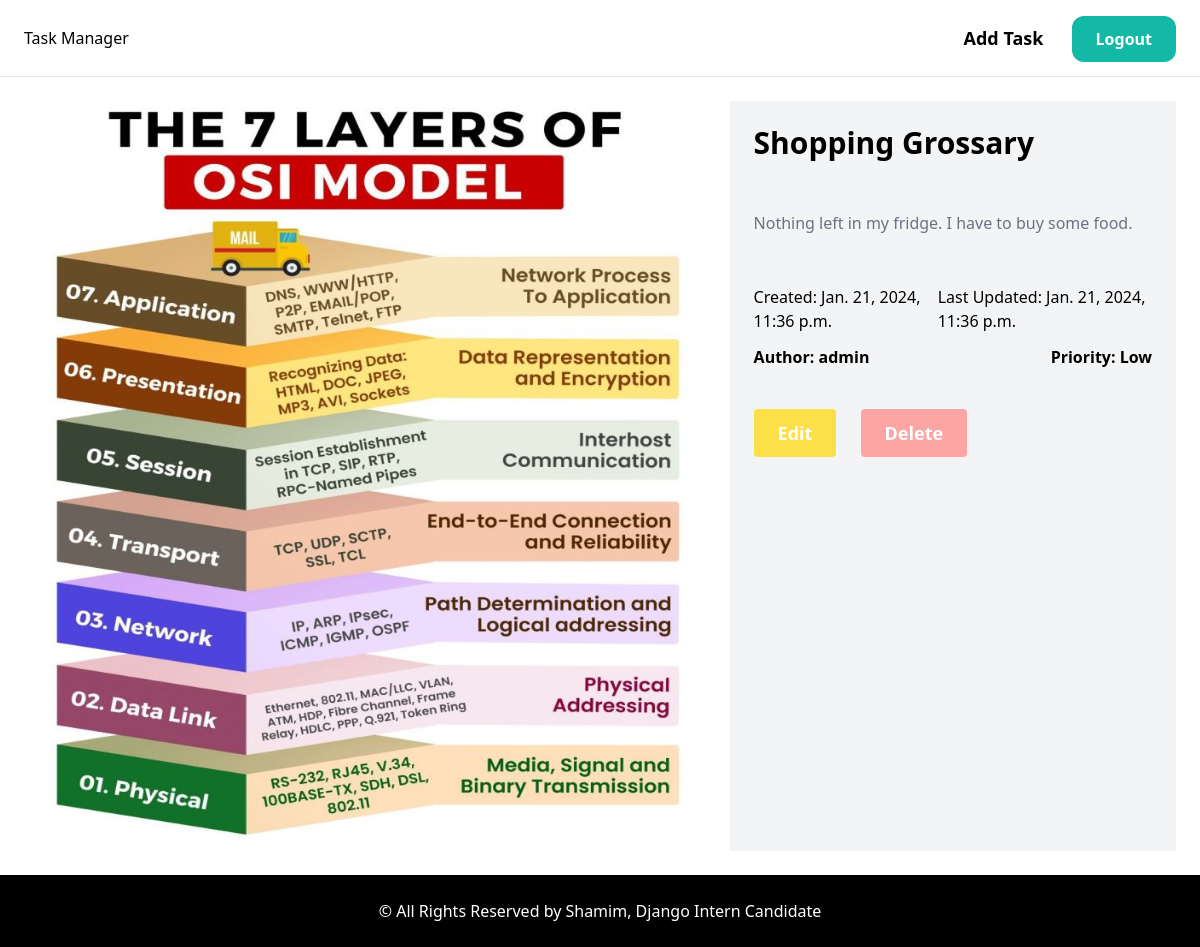
The page /tasks/1/ (signed in) on the database its author committed.
### tasks/models.py (models this page shows)
class Task(models.Model):
    priority = models.ForeignKey(Priority, related_name='tasks', on_delete=models.CASCADE)
    title = models.CharField(max_length=255, null=False, blank=False)
    description = models.TextField(null=False, blank=False)
    image = models.ImageField(upload_to="images", blank=True, null=True)
    created_by = models.ForeignKey(User, related_name="tasks", on_delete=models.CASCADE)
    is_complete = models.BooleanField(default=False)
    create_at = models.DateTimeField(auto_now_add=True)
    updated_at = models.DateTimeField(auto_now=True)

class Priority(models.Model):
    name = models.CharField(max_length=10)
    def __str__(self) -> str:
        return self.name

### tasks/views.py (the view)
# urls.py: path("<int:pk>/", views.detail, name="detail"),
@login_required
def detail(request, pk):
    task =  get_object_or_404(Task, pk=pk)
    return render(request, 'tasks/details.html', {"task": task})

### tasks/templates/tasks/details.html (shortened to what this page needs)
{% extends "core/base.html" %}
{% block content %}
    <div class="grid grid-cols-5 gap-6">
        <div class="col-span-3 bg-yellow-500">
            <img src="{{ task.image.url }}" alt="{{ task.title }} image is loading..." style="height:750px; width:100%;">
        </div>
        <div class="p-6 col-span-2 w-full bg-gray-100">
            <h1 class="text-3xl font-bold">{{ task.title }}</h1>
            <p class="my-[50px] text-gray-500">{{ task.description }}</p>
            <div class="flex justify-between items-center mb-3">
                <p>Created: {{ task.create_at }}</p>
                <p>Last Updated: {{ task.updated_at }}</p>
            </div>
            <div class="flex justify-between items-center">
                <p><strong>Author: {{ task.created_by.username }}</strong></p>
                <p><strong>Priority: {{ task.priority }}</strong></p>
            </div>
            <div class="mt-[50px]">
                <a href="{% url 'tasks:edit' pk=task.id %}" class="me-5 text-lg rounded px-6 py-3 bg-yellow-300 font-semibold hover:bg-yellow-500 text-white">Edit</a>
                <a href="{% url 'tasks:delete' pk=task.id %}" class="me-5 text-lg rounded px-6 py-3 bg-red-300 font-semibold hover:bg-red-500 text-white">Delete</a>
            </div>
        </div>
    </div>
{% endblock content %}

### rows shown on the page
Task: image (picture), title "Shopping Grossary", description "Nothing left in my fridge. I have to buy some food.", create_at "Jan. 21, 2024, 11:36 p.m.", updated_at "Jan. 21, 2024, 11:36 p.m.", created_by.username "admin", priority "Low"
